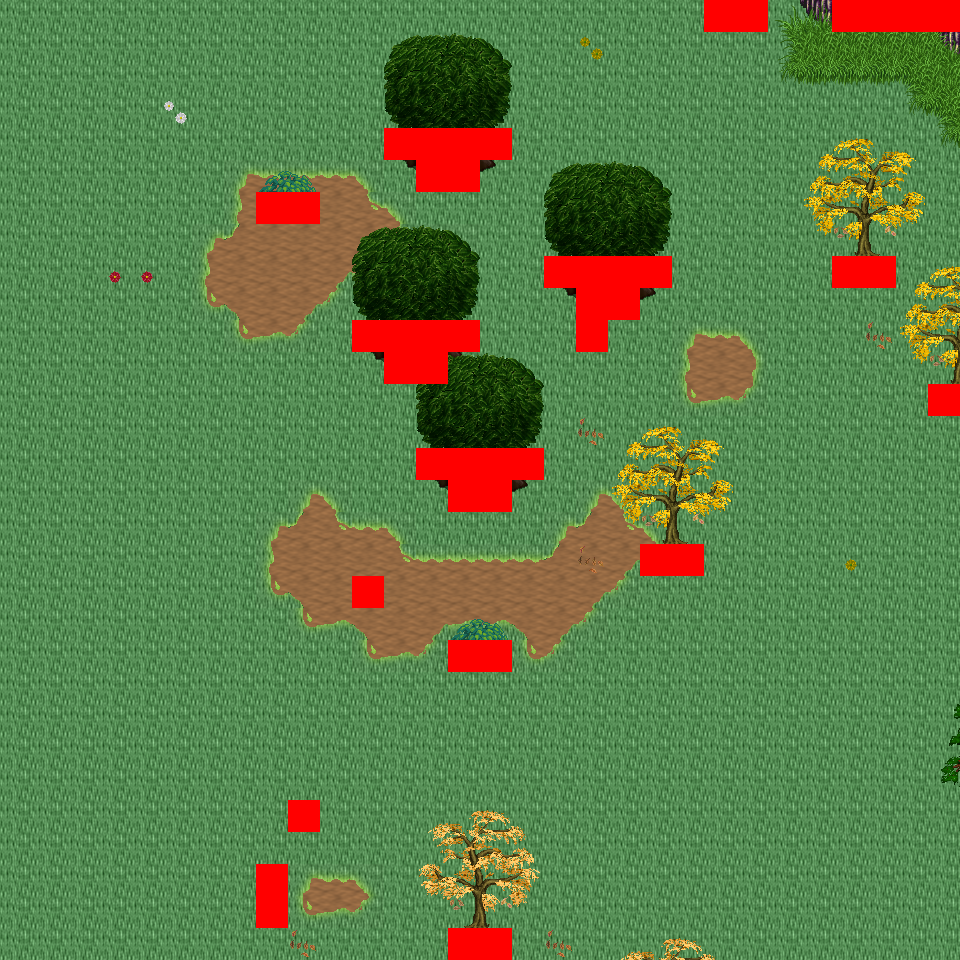

Below is a game level as drawn by its tile map, then a one-line description and the .tmx that defines it (tile-layer data replaced by summaries):
An orthogonal 30x30 tile map with 32x32 px tiles, 6 tile layers (Ground, Object, Object2, Above, ...), 32 tilesets and 6 objects (6x mapExit).

<map version="1.0" orientation="orthogonal" renderorder="right-down" width="30" height="30" tilewidth="32" tileheight="32" nextobjectid="7">
  <tileset firstgid="1" name="tileset_logic_collision" tilewidth="32" tileheight="32" tilecount="1" columns="1">
    <image source="../drawable/tileset_logic_collision.png" width="32" height="32" />
  </tileset>
  <tileset firstgid="2" name="tileset_ground_ridge_earth_pale" tilewidth="32" tileheight="32" tilecount="96" columns="12">
    <image source="../drawable/tileset_ground_ridge_earth_pale.png" width="384" height="256" />
  </tileset>
  <tileset firstgid="98" name="tileset_ground_ridge_earth_dark" tilewidth="32" tileheight="32" tilecount="96" columns="12">
    <image source="../drawable/tileset_ground_ridge_earth_dark.png" width="384" height="256" />
  </tileset>
  <tileset firstgid="194" name="tileset_ground_ground" tilewidth="32" tileheight="32" tilecount="33" columns="3">
    <image source="../drawable/tileset_ground_ground.png" width="96" height="352" />
  </tileset>
  <tileset firstgid="227" name="tileset_terrain_grassland" tilewidth="32" tileheight="32" tilecount="88" columns="8">
    <image source="../drawable/tileset_terrain_grassland.png" width="256" height="352" />
  </tileset>
  <tileset firstgid="315" name="tileset_ground_grass_edges" tilewidth="32" tileheight="32" tilecount="36" columns="12">
    <image source="../drawable/tileset_ground_grass_edges.png" width="384" height="96" />
  </tileset>
  <tileset firstgid="351" name="tileset_ground_grass_corners" tilewidth="32" tileheight="32" tilecount="24" columns="6">
    <image source="../drawable/tileset_ground_grass_corners.png" width="192" height="128" />
  </tileset>
  <tileset firstgid="375" name="tileset_plant_tree_tree_darkgreen" tilewidth="32" tileheight="32" tilecount="88" columns="8">
    <image source="../drawable/tileset_plant_tree_tree_darkgreen.png" width="256" height="352" />
  </tileset>
  <tileset firstgid="463" name="tileset_plant_tree_fall_trees" tilewidth="32" tileheight="32" tilecount="40" columns="8">
    <image source="../drawable/tileset_plant_tree_fall_trees.png" width="256" height="160" />
  </tileset>
  <tileset firstgid="503" name="tileset_plant_tree_evergreen" tilewidth="32" tileheight="32" tilecount="36" columns="3">
    <image source="../drawable/tileset_plant_tree_evergreen.png" width="96" height="384" />
  </tileset>
  <tileset firstgid="539" name="tileset_plant_tree_pine_tree" tilewidth="32" tileheight="32" tilecount="20" columns="4">
    <image source="../drawable/tileset_plant_tree_pine_tree.png" width="128" height="160" />
  </tileset>
  <tileset firstgid="559" name="tileset_plant_tree_pine_tree_1" tilewidth="32" tileheight="32" tilecount="20" columns="4">
    <image source="../drawable/tileset_plant_tree_pine_tree_1.png" width="128" height="160" />
  </tileset>
  <tileset firstgid="579" name="tileset_building_decoration_rocks" tilewidth="32" tileheight="32" tilecount="6" columns="3">
    <image source="../drawable/tileset_building_decoration_rocks.png" width="96" height="64" />
  </tileset>
  <tileset firstgid="585" name="tileset_plant_stump_hollow_logs" tilewidth="32" tileheight="32" tilecount="6" columns="3">
    <image source="../drawable/tileset_plant_stump_hollow_logs.png" width="96" height="64" />
  </tileset>
  <tileset firstgid="591" name="tileset_plant_stump_small_stump" tilewidth="32" tileheight="32" tilecount="4" columns="2">
    <image source="../drawable/tileset_plant_stump_small_stump.png" width="64" height="64" />
  </tileset>
  <tileset firstgid="595" name="tileset_plant_flower_daisy_yellow" tilewidth="32" tileheight="32" tilecount="8" columns="2">
    <image source="../drawable/tileset_plant_flower_daisy_yellow.png" width="64" height="128" />
  </tileset>
  <tileset firstgid="603" name="tileset_plant_flower_daisy_white" tilewidth="32" tileheight="32" tilecount="8" columns="2">
    <image source="../drawable/tileset_plant_flower_daisy_white.png" width="64" height="128" />
  </tileset>
  <tileset firstgid="611" name="tileset_plant_flower_daisy_red" tilewidth="32" tileheight="32" tilecount="8" columns="2">
    <image source="../drawable/tileset_plant_flower_daisy_red.png" width="64" height="128" />
  </tileset>
  <tileset firstgid="619" name="tileset_plant_flower_daisy_blue" tilewidth="32" tileheight="32" tilecount="8" columns="2">
    <image source="../drawable/tileset_plant_flower_daisy_blue.png" width="64" height="128" />
  </tileset>
  <tileset firstgid="627" name="tileset_plant_leaves" tilewidth="32" tileheight="32" tilecount="8" columns="4">
    <image source="../drawable/tileset_plant_leaves.png" width="128" height="64" />
  </tileset>
  <tileset firstgid="635" name="tileset_plant_brown_mushrooms" tilewidth="32" tileheight="32" tilecount="24" columns="6">
    <image source="../drawable/tileset_plant_brown_mushrooms.png" width="192" height="128" />
  </tileset>
  <tileset firstgid="659" name="tileset_logic_item_resources" tilewidth="32" tileheight="32" tilecount="6" columns="6">
    <image source="../drawable/tileset_logic_item_resources.png" width="192" height="32" />
  </tileset>
  <tileset firstgid="665" name="tileset_logic_creature_animal" tilewidth="32" tileheight="32" tilecount="32" columns="8">
    <image source="../drawable/tileset_logic_creature_animal.png" width="256" height="128" />
  </tileset>
  <tileset firstgid="697" name="tileset_ground_tall_grass" tilewidth="32" tileheight="32" tilecount="15" columns="5">
    <image source="../drawable/tileset_ground_tall_grass.png" width="160" height="96" />
  </tileset>
  <tileset firstgid="712" name="tileset_logic_creature_reptile" tilewidth="32" tileheight="32" tilecount="7" columns="7">
    <image source="../drawable/tileset_logic_creature_reptile.png" width="224" height="32" />
  </tileset>
  <tileset firstgid="719" name="tileset_plant_bush_leafy" tilewidth="32" tileheight="32" tilecount="48" columns="8">
    <image source="../drawable/tileset_plant_bush_leafy.png" width="256" height="192" />
  </tileset>
  <tileset firstgid="767" name="tileset_plant_bushes_and_trees" tilewidth="32" tileheight="32" tilecount="144" columns="16">
    <image source="../drawable/tileset_plant_bushes_and_trees.png" width="512" height="289" />
  </tileset>
  <tileset firstgid="911" name="tileset_building_thatched_roof_cottage1" tilewidth="32" tileheight="32" tilecount="20" columns="4">
    <image source="../drawable/tileset_building_thatched_roof_cottage1.png" width="128" height="160" />
  </tileset>
  <tileset firstgid="931" name="tileset_building_thatched_roof_cottage2" tilewidth="32" tileheight="32" tilecount="20" columns="4">
    <image source="../drawable/tileset_building_thatched_roof_cottage2.png" width="128" height="160" />
  </tileset>
  <tileset firstgid="951" name="tileset_plant_stump_stump_rectangular" tilewidth="32" tileheight="32" tilecount="4" columns="2">
    <image source="../drawable/tileset_plant_stump_stump_rectangular.png" width="64" height="64" />
  </tileset>
  <tileset firstgid="955" name="tileset_object_well_hoist" tilewidth="32" tileheight="32" tilecount="9" columns="3">
    <image source="../drawable/tileset_object_well_hoist.png" width="96" height="96" />
  </tileset>
  <tileset firstgid="964" name="tileset_logic_creature_gnome" tilewidth="32" tileheight="32" tilecount="6" columns="6">
    <image source="../drawable/tileset_logic_creature_gnome.png" width="192" height="32" />
  </tileset>
  <layer name="Ground" width="30" height="30">
    <data>[900 cells, 900 non-empty, 2 distinct tile ids]</data>
  </layer>
  <layer name="Object" width="30" height="30">
    <data>[900 cells, 142 non-empty, 40 distinct tile ids]</data>
  </layer>
  <layer name="Object2" width="30" height="30">
    <data>[900 cells, 39 non-empty, 18 distinct tile ids]</data>
  </layer>
  <layer name="Above" width="30" height="30">
    <data>[900 cells, 116 non-empty, 50 distinct tile ids]</data>
  </layer>
  <layer name="Above2" width="30" height="30">
    <data>[900 cells, 0 non-empty, 0 distinct tile ids]</data>
  </layer>
  <layer name="Walkable" width="30" height="30">
    <data>[900 cells, 46 non-empty, 1 distinct tile ids]</data>
  </layer>
  <objectgroup name="MapEvents">
    <object id="1" name="north" type="mapExit" x="0" y="0" width="704" height="32">
      <properties>
        <property name="map" value="level_0_x51_y9" />
        <property name="x" value="0" />
        <property name="y" value="28" />
      </properties>
    </object>
    <object id="2" name="north2" type="mapExit" x="768" y="0" width="64" height="32">
      <properties>
        <property name="map" value="level_0_x51_y9" />
        <property name="x" value="24" />
        <property name="y" value="28" />
      </properties>
    </object>
    <object id="3" name="south" type="mapExit" x="0" y="928" width="448" height="32">
      <properties>
        <property name="map" value="level_0_x51_y11" />
        <property name="x" value="0" />
        <property name="y" value="1" />
      </properties>
    </object>
    <object id="4" name="south2" type="mapExit" x="512" y="928" width="448" height="32">
      <properties>
        <property name="map" value="level_0_x51_y11" />
        <property name="x" value="16" />
        <property name="y" value="1" />
      </properties>
    </object>
    <object id="5" name="east" type="mapExit" x="928" y="32" width="32" height="352">
      <properties>
        <property name="map" value="level_0_x52_y10" />
        <property name="x" value="1" />
        <property name="y" value="1" />
      </properties>
    </object>
    <object id="6" name="east2" type="mapExit" x="928" y="416" width="32" height="544">
      <properties>
        <property name="map" value="level_0_x52_y10" />
        <property name="x" value="1" />
        <property name="y" value="13" />
      </properties>
    </object>
  </objectgroup>
</map>
